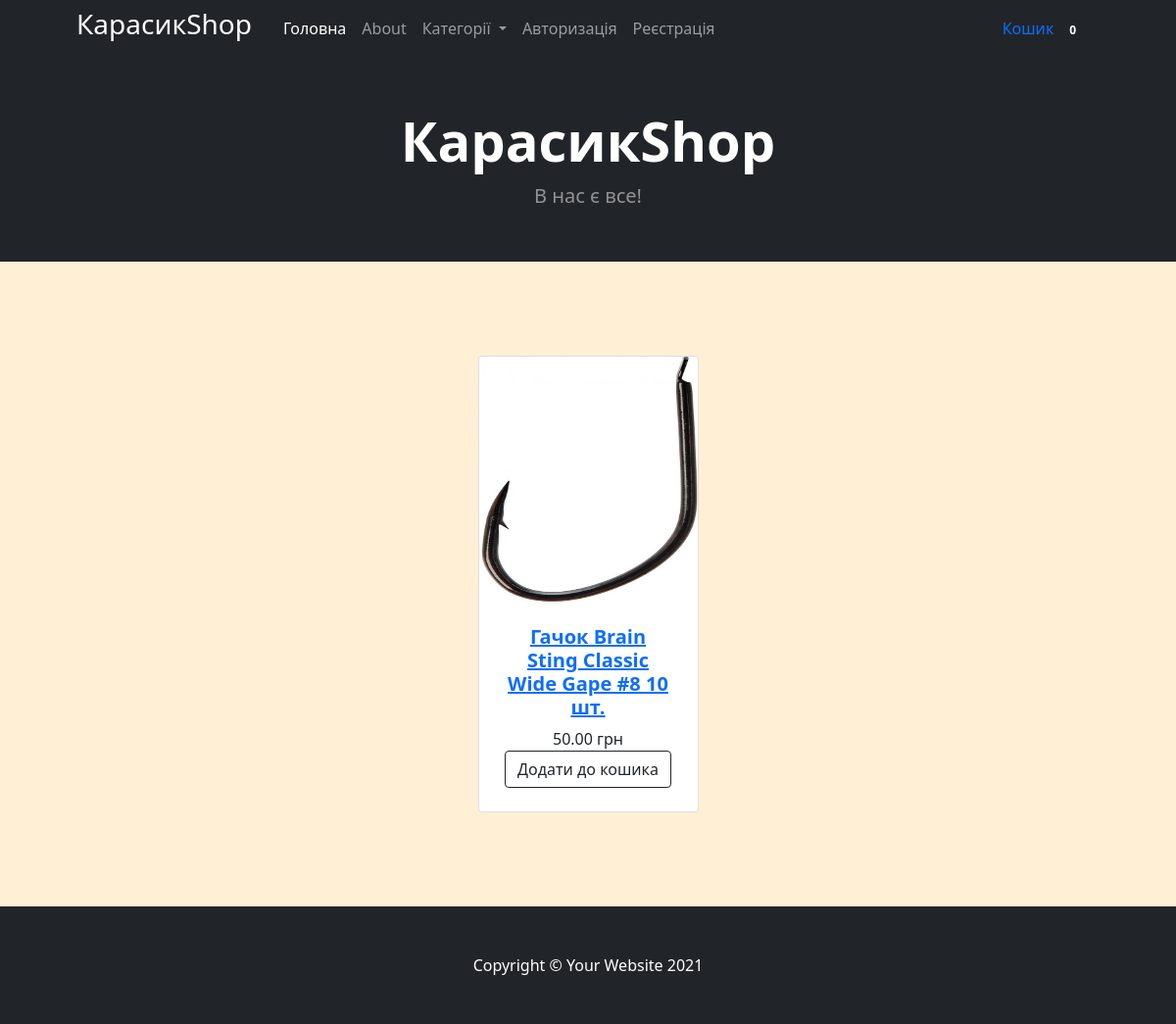
The page / on the database its author committed.
### main/models.py (models this page shows, shortened)
class Cart(models.Model):
    owner = models.ForeignKey('Customer', null = True, on_delete = models.CASCADE, verbose_name = 'Власник')
    products = models.ManyToManyField(CartProduct, blank = True, related_name = 'related_cart')
    general_products = models.PositiveIntegerField(default = 0)
    general_price = models.DecimalField(max_digits=9, default = 0, decimal_places=2, verbose_name = 'Загальна ціна')
    in_order = models.BooleanField(default=False)
    for_anonymous_user = models.BooleanField(default=False)

class Product(models.Model):
    category = models.ForeignKey(Category, on_delete = models.CASCADE, verbose_name = 'Категорія')
    title = models.CharField(max_length = 255, verbose_name = 'Назва')
    slug = models.SlugField(unique = True)
    image = models.ImageField(verbose_name = 'Зображення')
    description = models.TextField(verbose_name = 'Опис', null = True)
    price = models.DecimalField(max_digits=9, decimal_places=2, verbose_name = 'Ціна')
    def get_absolute_url(self):
        return reverse('product_inf', kwargs={'slug': self.slug})

### main/views.py (the view)
# urls.py: path('', Main.as_view(), name='main'),
class Main(CartMixin, View):
    def get(self, request, *args, **kwargs):
        categories = Category.objects.all()
        products = Product.objects.all()
        context = {
            'categories': categories,
            'products': products,
            'cart': self.cart
        }
        return render(request, 'main/index.html', context)

### main/mixins.py (called while the page is built)
	def dispatch(self, request, *args, **kwargs):
		if request.user.is_authenticated:
			customer = Customer.objects.filter(user = request.user).first()
			if not customer:
				customer = Customer.objects.create(user = request.user)
			cart = Cart.objects.filter(owner = customer, in_order = False).first()
			if not cart:
				cart = Cart.objects.create(owner = customer)
		else:
			cart = Cart.objects.filter(for_anonymous_user = True).first()
			if not cart:
				cart = Cart.objects.create(for_anonymous_user = True)
		self.cart = cart
		return super().dispatch(request, *args, **kwargs)

### main/models.py (called while the page is built)
    def get_absolute_url(self):
        return reverse('category_inf', kwargs = {'slug': self.slug})

### main/templates/main/index.html (shortened to what this page needs)
{% extends "main/base.html" %}

### main/templates/main/base.html (shortened to what this page needs)
{% load static %}
<!DOCTYPE html>
<html lang="en">
    <head>
        <link href='{% static "bootstrap/bootstrap.min.css" %}' rel="stylesheet" />
    </head>
    <body>
        <nav class="navbar navbar-expand-lg navbar-dark bg-dark">
            <div class="container px-4 px-lg-5">
                <h3 class="title"><span>КарасикShop</span></h3>
                <div class="collapse navbar-collapse" id="navbarSupportedContent">
                    <ul class="navbar-nav me-auto mb-2 mb-lg-0 ms-lg-4">
                        <li class="nav-item"><a class="nav-link active" aria-current="page" href="{% url 'main' %}">
                            Головна
                        </a></li>
                        <li class="nav-item"><a class="nav-link" href="#">About</a></li>
                        <li class="nav-item dropdown">
                            <a class="nav-link dropdown-toggle" id="navbarDropdown" href="#" role="button" data-bs-toggle="dropdown" aria-expanded="false">
                                Категорії
                            </a>
                        </li>
                        {% if not request.user.is_authenticated %}
                            <li class="nav-item">
                                <a class="nav-link" href="{% url 'login' %}">Авторизація</a>
                            </li>
                            <li class="nav-item">
                                <a class="nav-link" href="{% url 'signup' %}">Реєстрація</a>
                            </li>
                        {% endif %}
                    </ul>
                    <a class="nav-link" href="{% url 'cart' %}">Кошик
                        <span class="badge bg-dark text-white ms-1 rounded-pill">{{cart.products.count}}</span>
                    </a>
                </div>
            </div>
        </nav>
        {% block content %}
        <header class="bg-dark py-1">
            <div class="container px-4 px-lg-5 my-5">
                <div class="text-center text-white">
                    <h1 class="display-4 fw-bolder">КарасикShop</h1>
                    <p class="lead fw-normal text-white-50 mb-0">В нас є все!</p>
                </div>
            </div>
        </header>
        <section class="py-5">
            <div class="container px-4 px-lg-5 mt-5">
                <div class="row gx-4 gx-lg-5 row-cols-2 row-cols-md-3 row-cols-xl-4 justify-content-center">
                    {% for product in products %}
                    <div class="col mb-5">
                        <div class="card h-100">
                            <a href="{{product.get_absolute_url}}">
                                <img class="card-img-top img_card" src="{{product.image.url}}" alt="..." />
                            </a>
                            <div class="card-body p-4 row align-items-end">
                                <div class="text-center">
                                    <a href="{{product.get_absolute_url}}">
                                       <h5 class="fw-bolder">{{product.title}}</h5>
                                    </a>
                                    {{product.price}} грн
                                    <a class="btn btn-outline-dark mt-auto" href="{% url 'add_to_cart' slug=product.slug %}">Додати до кошика</a>
                                </div>
                            </div>
                        </div>
                    </div>
                    {% endfor %}
                </div>
            </div>
        </section>
        {% endblock content %}
        <footer class="py-5 bg-dark">
            <div class="container"><p class="m-0 text-center text-white">Copyright &copy; Your Website 2021</p></div>
        </footer>
    </body>
</html>

### main/templates/main/base.html (style rules this page uses)
body { background-color: #FFEFD5; }
.img_card { max-height: 250px; }
.title { color: white; }

### rows shown on the page
Cart: products.count "0"
Product: image (picture), title "Гачок Brain Sting Classic Wide Gape #8 10 шт.", price "50.00"
